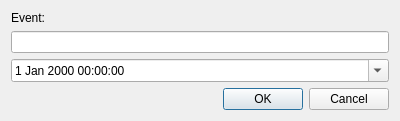
<?xml version="1.0" encoding="UTF-8"?>
<ui version="4.0">
 <class>EventEditDialog</class>
 <widget class="QDialog" name="EventEditDialog">
  <property name="geometry">
   <rect>
    <x>0</x>
    <y>0</y>
    <width>400</width>
    <height>112</height>
   </rect>
  </property>
  <property name="windowTitle">
   <string>Edit event</string>
  </property>
  <layout class="QVBoxLayout" name="verticalLayout">
   <item>
    <widget class="QLabel" name="label">
     <property name="text">
      <string>Event:</string>
     </property>
    </widget>
   </item>
   <item>
    <widget class="QLineEdit" name="lineEdit"/>
   </item>
   <item>
    <widget class="QDateTimeEdit" name="dateTimeEdit">
     <property name="calendarPopup">
      <bool>true</bool>
     </property>
    </widget>
   </item>
   <item>
    <widget class="QDialogButtonBox" name="buttonBox">
     <property name="orientation">
      <enum>Qt::Horizontal</enum>
     </property>
     <property name="standardButtons">
      <set>QDialogButtonBox::Cancel|QDialogButtonBox::Ok</set>
     </property>
    </widget>
   </item>
  </layout>
 </widget>
 <resources/>
 <connections>
  <connection>
   <sender>buttonBox</sender>
   <signal>accepted()</signal>
   <receiver>EventEditDialog</receiver>
   <slot>accept()</slot>
   <hints>
    <hint type="sourcelabel">
     <x>248</x>
     <y>254</y>
    </hint>
    <hint type="destinationlabel">
     <x>157</x>
     <y>274</y>
    </hint>
   </hints>
  </connection>
  <connection>
   <sender>buttonBox</sender>
   <signal>rejected()</signal>
   <receiver>EventEditDialog</receiver>
   <slot>reject()</slot>
   <hints>
    <hint type="sourcelabel">
     <x>316</x>
     <y>260</y>
    </hint>
    <hint type="destinationlabel">
     <x>286</x>
     <y>274</y>
    </hint>
   </hints>
  </connection>
 </connections>
</ui>
